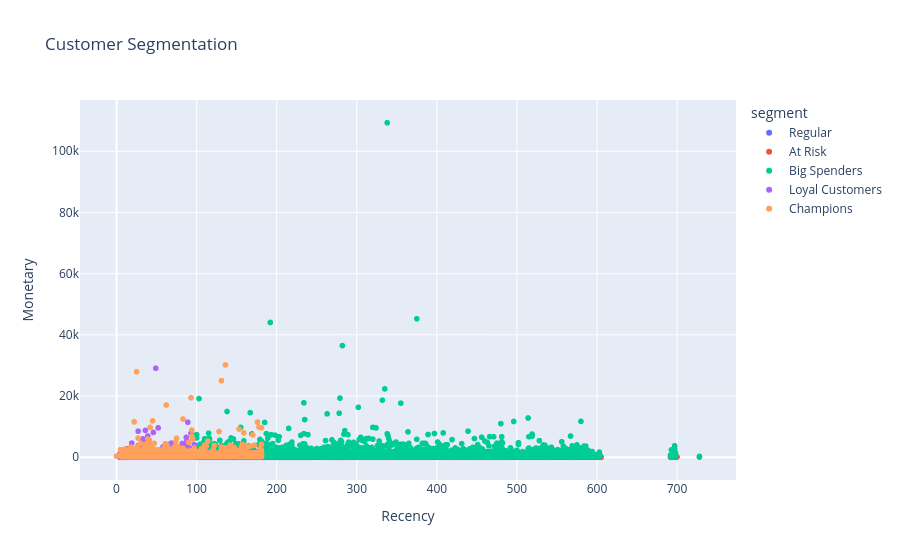

Notebook code cell kept with this figure:
### Markdown cell above
RFM Scatter

### Code cell
fig = px.scatter(rfm, x='Recency', y='Monetary',
                 color='segment',
                 title='Customer Segmentation')
fig.show()

### Figure 1 — Plotly figure (JSON) as saved in the notebook; plotly's stock layout.template omitted (floating-point values rounded to 4 significant figures; data arrays with more than 128 entries replaced by an {"elided": "..."} marker saying what was removed)
{"data": [{"hovertemplate": "segment=Regular<br>Recency=%{x}<br>Monetary=%{y}<extra></extra>", "legendgroup": "Regular", "marker": {"color": "#636efa", "symbol": "circle"}, "mode": "markers", "name": "Regular", "showlegend": true, "type": "scattergl", "x": {"elided": "30567 int values"}, "xaxis": "x", "y": {"elided": "30567 float values"}, "yaxis": "y"}, {"hovertemplate": "segment=At Risk<br>Recency=%{x}<br>Monetary=%{y}<extra></extra>", "legendgroup": "At Risk", "marker": {"color": "#EF553B", "symbol": "circle"}, "mode": "markers", "name": "At Risk", "showlegend": true, "type": "scattergl", "x": {"elided": "30406 int values"}, "xaxis": "x", "y": {"elided": "30406 float values"}, "yaxis": "y"}, {"hovertemplate": "segment=Big Spenders<br>Recency=%{x}<br>Monetary=%{y}<extra></extra>", "legendgroup": "Big Spenders", "marker": {"color": "#00cc96", "symbol": "circle"}, "mode": "markers", "name": "Big Spenders", "showlegend": true, "type": "scattergl", "x": {"elided": "14283 int values"}, "xaxis": "x", "y": {"elided": "14283 float values"}, "yaxis": "y"}, {"hovertemplate": "segment=Loyal Customers<br>Recency=%{x}<br>Monetary=%{y}<extra></extra>", "legendgroup": "Loyal Customers", "marker": {"color": "#ab63fa", "symbol": "circle"}, "mode": "markers", "name": "Loyal Customers", "showlegend": true, "type": "scattergl", "x": {"elided": "16648 int values"}, "xaxis": "x", "y": {"elided": "16648 float values"}, "yaxis": "y"}, {"hovertemplate": "segment=Champions<br>Recency=%{x}<br>Monetary=%{y}<extra></extra>", "legendgroup": "Champions", "marker": {"color": "#FFA15A", "symbol": "circle"}, "mode": "markers", "name": "Champions", "showlegend": true, "type": "scattergl", "x": {"elided": "3515 int values"}, "xaxis": "x", "y": {"elided": "3515 float values"}, "yaxis": "y"}], "layout": {"legend": {"title": {"text": "segment"}, "tracegroupgap": 0}, "title": {"text": "Customer Segmentation"}, "xaxis": {"anchor": "y", "domain": [0, 1], "title": {"text": "Recency"}}, "yaxis": {"anchor": "x", "domain": [0, 1], "title": {"text": "Monetary"}}}}
